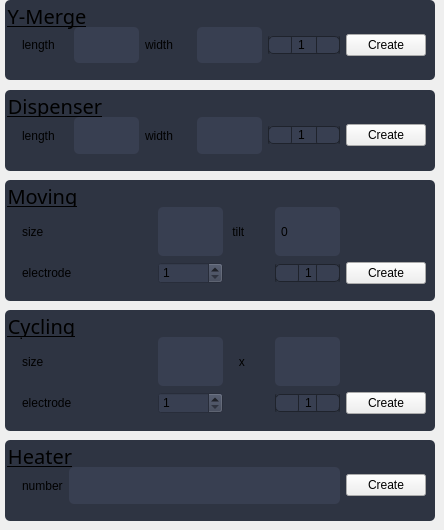
     <widget class="QWidget" name="tab">
      <property name="styleSheet">
       <string notr="true">QGroupBox{
	background-color : rgb(46, 52, 66);
	border-radius: 5px;
	padding: 18px 0px 8px 8px;
	text-decoration: underline;
}

QLabel{
	background-color : rgb(46, 52, 66);
}

QLineEdit{
	padding-left: 4px; 
	border-radius: 5px;
	background-color : rgb(56, 63, 81);
}

QSpinBox{
	background-color : rgb(56, 63, 81);
}


</string>
      </property>
      <attribute name="title">
       <string>Create</string>
      </attribute>
      <widget class="QGroupBox" name="dispensorBox">
       <property name="geometry">
        <rect>
         <x>5</x>
         <y>90</y>
         <width>430</width>
         <height>81</height>
        </rect>
       </property>
       <property name="font">
        <font>
         <family>American Typewriter</family>
         <pointsize>15</pointsize>
         <weight>50</weight>
         <italic>false</italic>
         <bold>false</bold>
         <underline>true</underline>
        </font>
       </property>
       <property name="styleSheet">
        <string notr="true"/>
       </property>
       <property name="title">
        <string>Dispenser</string>
       </property>
       <layout class="QGridLayout" name="gridLayout_6">
        <item row="0" column="3">
         <widget class="QLineEdit" name="dispenser_width">
          <property name="sizePolicy">
           <sizepolicy hsizetype="Expanding" vsizetype="Expanding">
            <horstretch>0</horstretch>
            <verstretch>0</verstretch>
           </sizepolicy>
          </property>
          <property name="minimumSize">
           <size>
            <width>65</width>
            <height>0</height>
           </size>
          </property>
          <property name="maximumSize">
           <size>
            <width>65</width>
            <height>16777215</height>
           </size>
          </property>
         </widget>
        </item>
        <item row="0" column="0">
         <widget class="QLabel" name="dispender_length_label">
          <property name="minimumSize">
           <size>
            <width>46</width>
            <height>0</height>
           </size>
          </property>
          <property name="maximumSize">
           <size>
            <width>46</width>
            <height>16777215</height>
           </size>
          </property>
          <property name="autoFillBackground">
           <bool>false</bool>
          </property>
          <property name="text">
           <string>length</string>
          </property>
         </widget>
        </item>
        <item row="0" column="1">
         <widget class="QLineEdit" name="dispenser_length">
          <property name="sizePolicy">
           <sizepolicy hsizetype="Expanding" vsizetype="Expanding">
            <horstretch>0</horstretch>
            <verstretch>0</verstretch>
           </sizepolicy>
          </property>
          <property name="minimumSize">
           <size>
            <width>65</width>
            <height>0</height>
           </size>
          </property>
          <property name="maximumSize">
           <size>
            <width>65</width>
            <height>16777215</height>
           </size>
          </property>
         </widget>
        </item>
        <item row="0" column="2">
         <widget class="QLabel" name="dispenser_width_label">
          <property name="minimumSize">
           <size>
            <width>46</width>
            <height>0</height>
           </size>
          </property>
          <property name="maximumSize">
           <size>
            <width>46</width>
            <height>16777215</height>
           </size>
          </property>
          <property name="text">
           <string>width</string>
          </property>
         </widget>
        </item>
        <item row="0" column="4">
         <widget class="QSpinBox" name="dispenser_num">
          <property name="styleSheet">
           <string notr="true"> QSpinBox {
     padding-right: 3px; /* make room for the arrows */
	padding-left: 3px;
	border-style: solid;
	border-color: rgb(31, 35, 44);
     border-width: 1;
	border-radius: 5px;
 }

 QSpinBox::up-button {
	subcontrol-origin: border;
	subcontrol-position: right; /* position at the top right corner */
	width: 22px; /* 16 + 2*1px border-width = 25px padding + 1px parent border */
	height: 22px;
	border-style: solid;
	border-color: rgb(31, 35, 44);
	border-width: 1px;
	border-radius: 5px;
 }

 QSpinBox::up-button:pressed {
	border-style: solid;
	border-color: rgb(245, 125, 133);
	border-width: 1px;
 }

 QSpinBox::up-arrow {
	image : url(:/MainWindow/Icons/Icons/plus-symbol.png);
	width: 15px;
	height: 15px;
 }

 QSpinBox::down-button {
	subcontrol-origin: border;
	subcontrol-position: left; /* position at the top right corner */
	width: 22px; /* 16 + 2*1px border-width = 25px padding + 1px parent border */
	height: 22px;
	border-style: solid;
	border-color: rgb(31, 35, 44);
	border-width: 1px;
	border-radius: 5px;
 }

 QSpinBox::down-button:pressed {
	border-style: solid;
	border-color: rgb(245, 125, 133);
	border-width: 1px;
 }

 QSpinBox::down-arrow {
	image : url(:/MainWindow/Icons/Icons/minus-symbol.png);
	width: 15px;
	height: 15px;
 }
</string>
          </property>
          <property name="minimum">
           <number>1</number>
          </property>
         </widget>
        </item>
        <item row="0" column="5">
         <widget class="QPushButton" name="dispenser_create">
          <property name="sizePolicy">
           <sizepolicy hsizetype="Fixed" vsizetype="Fixed">
            <horstretch>0</horstretch>
            <verstretch>0</verstretch>
           </sizepolicy>
          </property>
          <property name="autoFillBackground">
           <bool>false</bool>
          </property>
          <property name="text">
           <string>Create</string>
          </property>
         </widget>
        </item>
       </layout>
      </widget>
      <widget class="QGroupBox" name="mergeBox">
       <property name="geometry">
        <rect>
         <x>5</x>
         <y>0</y>
         <width>430</width>
         <height>80</height>
        </rect>
       </property>
       <property name="font">
        <font>
         <family>American Typewriter</family>
         <pointsize>15</pointsize>
         <weight>50</weight>
         <italic>false</italic>
         <bold>false</bold>
         <underline>true</underline>
        </font>
       </property>
       <property name="styleSheet">
        <string notr="true"/>
       </property>
       <property name="title">
        <string>Y-Merge</string>
       </property>
       <layout class="QGridLayout" name="gridLayout_7">
        <item row="0" column="0">
         <widget class="QLabel" name="merge_length_label">
          <property name="minimumSize">
           <size>
            <width>46</width>
            <height>0</height>
           </size>
          </property>
          <property name="maximumSize">
           <size>
            <width>46</width>
            <height>16777215</height>
           </size>
          </property>
          <property name="text">
           <string>length</string>
          </property>
         </widget>
        </item>
        <item row="0" column="1">
         <widget class="QLineEdit" name="merge_length">
          <property name="sizePolicy">
           <sizepolicy hsizetype="Expanding" vsizetype="Expanding">
            <horstretch>0</horstretch>
            <verstretch>0</verstretch>
           </sizepolicy>
          </property>
          <property name="minimumSize">
           <size>
            <width>65</width>
            <height>0</height>
           </size>
          </property>
          <property name="maximumSize">
           <size>
            <width>65</width>
            <height>16777215</height>
           </size>
          </property>
         </widget>
        </item>
        <item row="0" column="3">
         <widget class="QLineEdit" name="merge_width">
          <property name="sizePolicy">
           <sizepolicy hsizetype="Expanding" vsizetype="Expanding">
            <horstretch>0</horstretch>
            <verstretch>0</verstretch>
           </sizepolicy>
          </property>
          <property name="minimumSize">
           <size>
            <width>65</width>
            <height>0</height>
           </size>
          </property>
          <property name="maximumSize">
           <size>
            <width>65</width>
            <height>16777215</height>
           </size>
          </property>
         </widget>
        </item>
        <item row="0" column="2">
         <widget class="QLabel" name="merge_width_label">
          <property name="minimumSize">
           <size>
            <width>46</width>
            <height>0</height>
           </size>
          </property>
          <property name="maximumSize">
           <size>
            <width>6</width>
            <height>16777215</height>
           </size>
          </property>
          <property name="text">
           <string>width</string>
          </property>
         </widget>
        </item>
        <item row="0" column="6">
         <widget class="QPushButton" name="merge_create">
          <property name="sizePolicy">
           <sizepolicy hsizetype="Fixed" vsizetype="Fixed">
            <horstretch>0</horstretch>
            <verstretch>0</verstretch>
           </sizepolicy>
          </property>
          <property name="text">
           <string>Create</string>
          </property>
         </widget>
        </item>
        <item row="0" column="5">
         <widget class="QSpinBox" name="merge_num">
          <property name="styleSheet">
           <string notr="true"> QSpinBox {
     padding-right: 3px; /* make room for the arrows */
	padding-left: 3px;
	border-style: solid;
	border-color: rgb(31, 35, 44);
     border-width: 1;
	border-radius: 5px;
 }

 QSpinBox::up-button {
	subcontrol-origin: border;
	subcontrol-position: right; /* position at the top right corner */
	width: 22px; /* 16 + 2*1px border-width = 25px padding + 1px parent border */
	height: 22px;
	border-style: solid;
	border-color: rgb(31, 35, 44);
	border-width: 1px;
	border-radius: 5px;
 }

 QSpinBox::up-button:pressed {
	border-style: solid;
	border-color: rgb(245, 125, 133);
	border-width: 1px;
 }

 QSpinBox::up-arrow {
	image : url(:/MainWindow/Icons/Icons/plus-symbol.png);
	width: 15px;
	height: 15px;
 }

 QSpinBox::down-button {
	subcontrol-origin: border;
	subcontrol-position: left; /* position at the top right corner */
	width: 22px; /* 16 + 2*1px border-width = 25px padding + 1px parent border */
	height: 22px;
	border-style: solid;
	border-color: rgb(31, 35, 44);
	border-width: 1px;
		border-radius: 5px;
 }

 QSpinBox::down-button:pressed {
	border-style: solid;
	border-color: rgb(245, 125, 133);
	border-width: 1px;
 }

 QSpinBox::down-arrow {
	image : url(:/MainWindow/Icons/Icons/minus-symbol.png);
	width: 15px;
	height: 15px;
 }
</string>
          </property>
          <property name="minimum">
           <number>1</number>
          </property>
         </widget>
        </item>
       </layout>
      </widget>
      <widget class="QGroupBox" name="heaterBox">
       <property name="geometry">
        <rect>
         <x>5</x>
         <y>440</y>
         <width>430</width>
         <height>81</height>
        </rect>
       </property>
       <property name="font">
        <font>
         <family>American Typewriter</family>
         <pointsize>15</pointsize>
         <weight>50</weight>
         <italic>false</italic>
         <bold>false</bold>
         <underline>true</underline>
        </font>
       </property>
       <property name="styleSheet">
        <string notr="true"/>
       </property>
       <property name="title">
        <string>Heater</string>
       </property>
       <layout class="QGridLayout" name="gridLayout_3">
        <item row="0" column="1">
         <widget class="QLabel" name="heater_num_label">
          <property name="text">
           <string>number</string>
          </property>
         </widget>
        </item>
        <item row="0" column="2">
         <widget class="QLineEdit" name="heater_num">
          <property name="sizePolicy">
           <sizepolicy hsizetype="Expanding" vsizetype="Expanding">
            <horstretch>0</horstretch>
            <verstretch>0</verstretch>
           </sizepolicy>
          </property>
         </widget>
        </item>
        <item row="0" column="3">
         <widget class="QPushButton" name="heater_create">
          <property name="text">
           <string>Create</string>
          </property>
         </widget>
        </item>
       </layout>
      </widget>
      <widget class="QGroupBox" name="movingBox">
       <property name="geometry">
        <rect>
         <x>5</x>
         <y>180</y>
         <width>430</width>
         <height>121</height>
        </rect>
       </property>
       <property name="font">
        <font>
         <family>American Typewriter</family>
         <pointsize>15</pointsize>
         <weight>50</weight>
         <italic>false</italic>
         <bold>false</bold>
         <underline>true</underline>
        </font>
       </property>
       <property name="styleSheet">
        <string notr="true"/>
       </property>
       <property name="title">
        <string>Moving</string>
       </property>
       <layout class="QGridLayout" name="gridLayout">
        <item row="0" column="0">
         <widget class="QLabel" name="move_electrod_label_2">
          <property name="sizePolicy">
           <sizepolicy hsizetype="Preferred" vsizetype="Preferred">
            <horstretch>0</horstretch>
            <verstretch>0</verstretch>
           </sizepolicy>
          </property>
          <property name="text">
           <string>size</string>
          </property>
         </widget>
        </item>
        <item row="1" column="2">
         <widget class="QSpinBox" name="move_electrod">
          <property name="minimum">
           <number>1</number>
          </property>
          <property name="maximum">
           <number>2</number>
          </property>
         </widget>
        </item>
        <item row="1" column="0">
         <widget class="QLabel" name="move_electrod_label">
          <property name="text">
           <string>electrode</string>
          </property>
         </widget>
        </item>
        <item row="0" column="2">
         <widget class="QLineEdit" name="move_size">
          <property name="sizePolicy">
           <sizepolicy hsizetype="Expanding" vsizetype="Expanding">
            <horstretch>0</horstretch>
            <verstretch>0</verstretch>
           </sizepolicy>
          </property>
          <property name="minimumSize">
           <size>
            <width>65</width>
            <height>0</height>
           </size>
          </property>
          <property name="maximumSize">
           <size>
            <width>65</width>
            <height>16777215</height>
           </size>
          </property>
          <property name="styleSheet">
           <string notr="true"/>
          </property>
         </widget>
        </item>
        <item row="0" column="4">
         <widget class="QLineEdit" name="move_tilt">
          <property name="sizePolicy">
           <sizepolicy hsizetype="Expanding" vsizetype="Expanding">
            <horstretch>0</horstretch>
            <verstretch>0</verstretch>
           </sizepolicy>
          </property>
          <property name="minimumSize">
           <size>
            <width>65</width>
            <height>0</height>
           </size>
          </property>
          <property name="maximumSize">
           <size>
            <width>55</width>
            <height>16777215</height>
           </size>
          </property>
          <property name="text">
           <string>0</string>
          </property>
         </widget>
        </item>
        <item row="0" column="3">
         <widget class="QLabel" name="move_tilt_label">
          <property name="minimumSize">
           <size>
            <width>40</width>
            <height>0</height>
           </size>
          </property>
          <property name="maximumSize">
           <size>
            <width>40</width>
            <height>16777215</height>
           </size>
          </property>
          <property name="text">
           <string> tilt             </string>
          </property>
         </widget>
        </item>
        <item row="1" column="4">
         <widget class="QSpinBox" name="move_num">
          <property name="minimumSize">
           <size>
            <width>65</width>
            <height>0</height>
           </size>
          </property>
          <property name="maximumSize">
           <size>
            <width>65</width>
            <height>16777215</height>
           </size>
          </property>
          <property name="styleSheet">
           <string notr="true"> QSpinBox {
     padding-right: 3px; /* make room for the arrows */
	padding-left: 3px;
	border-style: solid;
	border-color: rgb(31, 35, 44);
     border-width: 1;
	border-radius: 5px;
 }

 QSpinBox::up-button {
	subcontrol-origin: border;
	subcontrol-position: right; /* position at the top right corner */
	width: 22px; /* 16 + 2*1px border-width = 25px padding + 1px parent border */
	height: 22px;
	border-style: solid;
	border-color: rgb(31, 35, 44);
	border-width: 1px;
	border-radius: 5px;
 }

 QSpinBox::up-button:pressed {
	border-style: solid;
	border-color: rgb(245, 125, 133);
	border-width: 1px;
 }

 QSpinBox::up-arrow {
	image : url(:/MainWindow/Icons/Icons/plus-symbol.png);
	width: 15px;
	height: 15px;
 }

 QSpinBox::down-button {
	subcontrol-origin: border;
	subcontrol-position: left; /* position at the top right corner */
	width: 22px; /* 16 + 2*1px border-width = 25px padding + 1px parent border */
	height: 22px;
	border-style: solid;
	border-color: rgb(31, 35, 44);
	border-width: 1px;
	border-radius: 5px;
 }

 QSpinBox::down-button:pressed {
	border-style: solid;
	border-color: rgb(245, 125, 133);
	border-width: 1px;
 }

 QSpinBox::down-arrow {
	image : url(:/MainWindow/Icons/Icons/minus-symbol.png);
	width: 15px;
	height: 15px;
 }
</string>
          </property>
          <property name="minimum">
           <number>1</number>
          </property>
         </widget>
        </item>
        <item row="1" column="7">
         <widget class="QPushButton" name="move_create">
          <property name="sizePolicy">
           <sizepolicy hsizetype="Fixed" vsizetype="Fixed">
            <horstretch>0</horstretch>
            <verstretch>0</verstretch>
           </sizepolicy>
          </property>
          <property name="text">
           <string>Create</string>
          </property>
         </widget>
        </item>
       </layout>
      </widget>
      <widget class="QGroupBox" name="cyclingBox">
       <property name="geometry">
        <rect>
         <x>5</x>
         <y>310</y>
         <width>430</width>
         <height>121</height>
        </rect>
       </property>
       <property name="font">
        <font>
         <family>American Typewriter</family>
         <pointsize>15</pointsize>
         <weight>50</weight>
         <italic>false</italic>
         <bold>false</bold>
         <underline>true</underline>
        </font>
       </property>
       <property name="styleSheet">
        <string notr="true"/>
       </property>
       <property name="title">
        <string>Cycling</string>
       </property>
       <layout class="QGridLayout" name="gridLayout_8">
        <item row="0" column="0">
         <widget class="QLabel" name="cycling_electrod_size">
          <property name="sizePolicy">
           <sizepolicy hsizetype="Preferred" vsizetype="Preferred">
            <horstretch>0</horstretch>
            <verstretch>0</verstretch>
           </sizepolicy>
          </property>
          <property name="minimumSize">
           <size>
            <width>66</width>
            <height>0</height>
           </size>
          </property>
          <property name="maximumSize">
           <size>
            <width>66</width>
            <height>16777215</height>
           </size>
          </property>
          <property name="text">
           <string>size</string>
          </property>
         </widget>
        </item>
        <item row="0" column="3">
         <widget class="QLabel" name="cycling_x_label">
          <property name="minimumSize">
           <size>
            <width>40</width>
            <height>0</height>
           </size>
          </property>
          <property name="maximumSize">
           <size>
            <width>40</width>
            <height>16777215</height>
           </size>
          </property>
          <property name="text">
           <string>   x</string>
          </property>
         </widget>
        </item>
        <item row="0" column="4">
         <widget class="QLineEdit" name="cycling_width">
          <property name="sizePolicy">
           <sizepolicy hsizetype="Expanding" vsizetype="Expanding">
            <horstretch>0</horstretch>
            <verstretch>0</verstretch>
           </sizepolicy>
          </property>
          <property name="minimumSize">
           <size>
            <width>65</width>
            <height>0</height>
           </size>
          </property>
          <property name="maximumSize">
           <size>
            <width>55</width>
            <height>16777215</height>
           </size>
          </property>
          <property name="text">
           <string/>
          </property>
         </widget>
        </item>
        <item row="1" column="0" colspan="2">
         <widget class="QLabel" name="cycling_electrod_label">
          <property name="text">
           <string>electrode</string>
          </property>
         </widget>
        </item>
        <item row="1" column="5">
         <widget class="QPushButton" name="cycling_create">
          <property name="sizePolicy">
           <sizepolicy hsizetype="Fixed" vsizetype="Fixed">
            <horstretch>0</horstretch>
            <verstretch>0</verstretch>
           </sizepolicy>
          </property>
          <property name="text">
           <string>Create</string>
          </property>
         </widget>
        </item>
        <item row="1" column="2">
         <widget class="QSpinBox" name="cycling_electrod">
          <property name="minimum">
           <number>1</number>
          </property>
          <property name="maximum">
           <number>2</number>
          </property>
         </widget>
        </item>
        <item row="1" column="4">
         <widget class="QSpinBox" name="cycling_num">
          <property name="minimumSize">
           <size>
            <width>65</width>
            <height>0</height>
           </size>
          </property>
          <property name="maximumSize">
           <size>
            <width>65</width>
            <height>16777215</height>
           </size>
          </property>
          <property name="styleSheet">
           <string notr="true"> QSpinBox {
     padding-right: 3px; /* make room for the arrows */
	padding-left: 3px;
	border-style: solid;
	border-color: rgb(31, 35, 44);
     border-width: 1;
	border-radius: 5px;
 }

 QSpinBox::up-button {
	subcontrol-origin: border;
	subcontrol-position: right; /* position at the top right corner */
	width: 22px; /* 16 + 2*1px border-width = 25px padding + 1px parent border */
	height: 22px;
	border-style: solid;
	border-color: rgb(31, 35, 44);
	border-width: 1px;
	border-radius: 5px;
 }

 QSpinBox::up-button:pressed {
	border-style: solid;
	border-color: rgb(245, 125, 133);
	border-width: 1px;
 }

 QSpinBox::up-arrow {
	image : url(:/MainWindow/Icons/Icons/plus-symbol.png);
	width: 15px;
	height: 15px;
 }

 QSpinBox::down-button {
	subcontrol-origin: border;
	subcontrol-position: left; /* position at the top right corner */
	width: 22px; /* 16 + 2*1px border-width = 25px padding + 1px parent border */
	height: 22px;
	border-style: solid;
	border-color: rgb(31, 35, 44);
	border-width: 1px;
	border-radius: 5px;
 }

 QSpinBox::down-button:pressed {
	border-style: solid;
	border-color: rgb(245, 125, 133);
	border-width: 1px;
 }

 QSpinBox::down-arrow {
	image : url(:/MainWindow/Icons/Icons/minus-symbol.png);
	width: 15px;
	height: 15px;
 }
</string>
          </property>
          <property name="minimum">
           <number>1</number>
          </property>
         </widget>
        </item>
        <item row="0" column="2">
         <widget class="QLineEdit" name="cycling_length">
          <property name="sizePolicy">
           <sizepolicy hsizetype="Expanding" vsizetype="Expanding">
            <horstretch>0</horstretch>
            <verstretch>0</verstretch>
           </sizepolicy>
          </property>
          <property name="minimumSize">
           <size>
            <width>65</width>
            <height>0</height>
           </size>
          </property>
          <property name="maximumSize">
           <size>
            <width>65</width>
            <height>16777215</height>
           </size>
          </property>
          <property name="styleSheet">
           <string notr="true"/>
          </property>
         </widget>
        </item>
       </layout>
      </widget>
     </widget>
